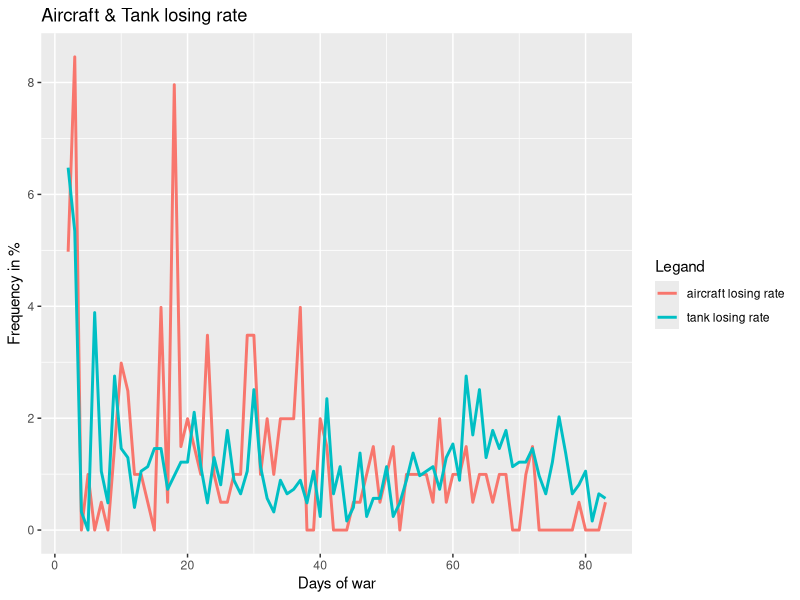

This figure's R source:
#Chart to visualize and analyze the aircraft losing rate compared to the tank losing rate. 
#The formula used to calculate the losing rate is (new lost equipment / total lost equipment) * 100%.
#After seeing the graph, I conclude that relative more aircraft were destroyed at the early period of the war.
#And relative more tanks were destroyed at the late period of the war.
library(ggplot2)
library(tidyverse)

equipLoss <- read.csv("russia_losses_equipment.csv")

equipLoss <- equipLoss %>%
  mutate(new_aircraft_rate = (equipLoss$aircraft - lag(aircraft, n = 1, default = 0)) / max(aircraft) * 100)

equipLoss <- equipLoss %>%
  mutate(new_tank_rate = (equipLoss$tank - lag(tank, n = 1, default = 0)) / max(tank) * 100)

lose_rate <- ggplot(equipLoss, aes(x = day)) + 
  geom_line(aes(y = new_aircraft_rate, col = "aircraft losing rate"), size = 1) +
  geom_line(aes(y = new_tank_rate, col = "tank losing rate"), size = 1) +
  labs(x = "Days of war", y = "Frequency in %", col = "Legand") +
  ggtitle("Aircraft & Tank losing rate")
              
